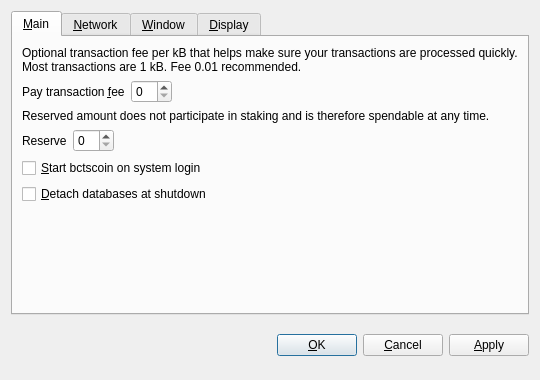
<?xml version="1.0" encoding="UTF-8"?>
<ui version="4.0">
 <class>OptionsDialog</class>
 <widget class="QDialog" name="OptionsDialog">
  <property name="geometry">
   <rect>
    <x>0</x>
    <y>0</y>
    <width>540</width>
    <height>380</height>
   </rect>
  </property>
  <property name="windowTitle">
   <string>Options</string>
  </property>
  <property name="modal">
   <bool>true</bool>
  </property>
  <layout class="QVBoxLayout" name="verticalLayout">
   <item>
    <widget class="QTabWidget" name="tabWidget">
     <property name="tabPosition">
      <enum>QTabWidget::North</enum>
     </property>
     <property name="currentIndex">
      <number>0</number>
     </property>
     <widget class="QWidget" name="tabMain">
      <attribute name="title">
       <string>&amp;Main</string>
      </attribute>
      <layout class="QVBoxLayout" name="verticalLayout_Main">
       <item>
        <widget class="QLabel" name="transactionFeeInfoLabel">
         <property name="text">
          <string>Optional transaction fee per kB that helps make sure your transactions are processed quickly. Most transactions are 1 kB. Fee 0.01 recommended.</string>
         </property>
         <property name="textFormat">
          <enum>Qt::PlainText</enum>
         </property>
         <property name="wordWrap">
          <bool>true</bool>
         </property>
        </widget>
       </item>
       <item>
        <layout class="QHBoxLayout" name="horizontalLayoutFee">
         <item>
          <widget class="QLabel" name="transactionFeeLabel">
           <property name="text">
            <string>Pay transaction &amp;fee</string>
           </property>
           <property name="textFormat">
            <enum>Qt::PlainText</enum>
           </property>
           <property name="buddy">
            <cstring>transactionFee</cstring>
           </property>
          </widget>
         </item>
         <item>
          <widget class="BitcoinAmountField" name="transactionFee"/>
         </item>
         <item>
          <spacer name="horizontalSpacerFee">
           <property name="orientation">
            <enum>Qt::Horizontal</enum>
           </property>
           <property name="sizeHint" stdset="0">
            <size>
             <width>40</width>
             <height>20</height>
            </size>
           </property>
          </spacer>
         </item>
        </layout>
       </item>
       <item>
        <widget class="QLabel" name="reserveBalanceInfoLabel">
         <property name="text">
          <string>Reserved amount does not participate in staking and is therefore spendable at any time.</string>
         </property>
         <property name="textFormat">
          <enum>Qt::PlainText</enum>
         </property>
         <property name="wordWrap">
          <bool>true</bool>
         </property>
        </widget>
       </item>
       <item>
        <layout class="QHBoxLayout" name="horizontalLayoutReserveBalance">
         <item>
          <widget class="QLabel" name="reserveBalanceLabel">
           <property name="text">
            <string>Reserve</string>
           </property>
           <property name="textFormat">
            <enum>Qt::PlainText</enum>
           </property>
           <property name="buddy">
            <cstring>reserveBalance</cstring>
           </property>
          </widget>
         </item>
         <item>
          <widget class="BitcoinAmountField" name="reserveBalance"/>
         </item>
         <item>
          <spacer name="horizontalSpacerReserveBalance">
           <property name="orientation">
            <enum>Qt::Horizontal</enum>
           </property>
           <property name="sizeHint" stdset="0">
            <size>
             <width>40</width>
             <height>20</height>
            </size>
           </property>
          </spacer>
         </item>
        </layout>
       </item>
       <item>
        <widget class="QCheckBox" name="bitcoinAtStartup">
         <property name="toolTip">
          <string>Automatically start bctscoin after logging in to the system.</string>
         </property>
         <property name="text">
          <string>&amp;Start bctscoin on system login</string>
         </property>
        </widget>
       </item>
       <item>
        <widget class="QCheckBox" name="detachDatabases">
         <property name="toolTip">
          <string>Detach block and address databases at shutdown. This means they can be moved to another data directory, but it slows down shutdown. The wallet is always detached.</string>
         </property>
         <property name="text">
          <string>&amp;Detach databases at shutdown</string>
         </property>
        </widget>
       </item>
       <item>
        <spacer name="verticalSpacer_Main">
         <property name="orientation">
          <enum>Qt::Vertical</enum>
         </property>
         <property name="sizeHint" stdset="0">
          <size>
           <width>20</width>
           <height>40</height>
          </size>
         </property>
        </spacer>
       </item>
      </layout>
     </widget>
     <widget class="QWidget" name="tabNetwork">
      <attribute name="title">
       <string>&amp;Network</string>
      </attribute>
      <layout class="QVBoxLayout" name="verticalLayout_Network">
       <item>
        <widget class="QCheckBox" name="mapPortUpnp">
         <property name="toolTip">
          <string>Automatically open the bctscoin client port on the router. This only works when your router supports UPnP and it is enabled.</string>
         </property>
         <property name="text">
          <string>Map port using &amp;UPnP</string>
         </property>
        </widget>
       </item>
       <item>
        <widget class="QCheckBox" name="connectSocks">
         <property name="toolTip">
          <string>Connect to the bctscoin network through a SOCKS proxy (e.g. when connecting through Tor).</string>
         </property>
         <property name="text">
          <string>&amp;Connect through SOCKS proxy:</string>
         </property>
        </widget>
       </item>
       <item>
        <layout class="QHBoxLayout" name="horizontalLayout_Network">
         <item>
          <widget class="QLabel" name="proxyIpLabel">
           <property name="text">
            <string>Proxy &amp;IP:</string>
           </property>
           <property name="textFormat">
            <enum>Qt::PlainText</enum>
           </property>
           <property name="buddy">
            <cstring>proxyIp</cstring>
           </property>
          </widget>
         </item>
         <item>
          <widget class="QValidatedLineEdit" name="proxyIp">
           <property name="maximumSize">
            <size>
             <width>140</width>
             <height>16777215</height>
            </size>
           </property>
           <property name="toolTip">
            <string>IP address of the proxy (e.g. 127.0.0.1)</string>
           </property>
          </widget>
         </item>
         <item>
          <widget class="QLabel" name="proxyPortLabel">
           <property name="text">
            <string>&amp;Port:</string>
           </property>
           <property name="textFormat">
            <enum>Qt::PlainText</enum>
           </property>
           <property name="buddy">
            <cstring>proxyPort</cstring>
           </property>
          </widget>
         </item>
         <item>
          <widget class="QLineEdit" name="proxyPort">
           <property name="maximumSize">
            <size>
             <width>55</width>
             <height>16777215</height>
            </size>
           </property>
           <property name="toolTip">
            <string>Port of the proxy (e.g. 9050)</string>
           </property>
          </widget>
         </item>
         <item>
          <widget class="QLabel" name="socksVersionLabel">
           <property name="text">
            <string>SOCKS &amp;Version:</string>
           </property>
           <property name="textFormat">
            <enum>Qt::PlainText</enum>
           </property>
           <property name="buddy">
            <cstring>socksVersion</cstring>
           </property>
          </widget>
         </item>
         <item>
          <widget class="QValueComboBox" name="socksVersion">
           <property name="toolTip">
            <string>SOCKS version of the proxy (e.g. 5)</string>
           </property>
          </widget>
         </item>
         <item>
          <spacer name="horizontalSpacer_Network">
           <property name="orientation">
            <enum>Qt::Horizontal</enum>
           </property>
           <property name="sizeHint" stdset="0">
            <size>
             <width>40</width>
             <height>20</height>
            </size>
           </property>
          </spacer>
         </item>
        </layout>
       </item>
       <item>
        <spacer name="verticalSpacer_Network">
         <property name="orientation">
          <enum>Qt::Vertical</enum>
         </property>
         <property name="sizeHint" stdset="0">
          <size>
           <width>20</width>
           <height>40</height>
          </size>
         </property>
        </spacer>
       </item>
      </layout>
     </widget>
     <widget class="QWidget" name="tabWindow">
      <attribute name="title">
       <string>&amp;Window</string>
      </attribute>
      <layout class="QVBoxLayout" name="verticalLayout_Window">
       <item>
        <widget class="QCheckBox" name="minimizeToTray">
         <property name="toolTip">
          <string>Show only a tray icon after minimizing the window.</string>
         </property>
         <property name="text">
          <string>&amp;Minimize to the tray instead of the taskbar</string>
         </property>
        </widget>
       </item>
       <item>
        <widget class="QCheckBox" name="minimizeOnClose">
         <property name="toolTip">
          <string>Minimize instead of exit the application when the window is closed. When this option is enabled, the application will be closed only after selecting Quit in the menu.</string>
         </property>
         <property name="text">
          <string>M&amp;inimize on close</string>
         </property>
        </widget>
       </item>
       <item>
        <spacer name="verticalSpacer_Window">
         <property name="orientation">
          <enum>Qt::Vertical</enum>
         </property>
         <property name="sizeHint" stdset="0">
          <size>
           <width>20</width>
           <height>40</height>
          </size>
         </property>
        </spacer>
       </item>
      </layout>
     </widget>
     <widget class="QWidget" name="tabDisplay">
      <attribute name="title">
       <string>&amp;Display</string>
      </attribute>
      <layout class="QVBoxLayout" name="verticalLayout_Display">
       <item>
        <layout class="QHBoxLayout" name="horizontalLayout_1_Display">
         <item>
          <widget class="QLabel" name="langLabel">
           <property name="text">
            <string>User Interface &amp;language:</string>
           </property>
           <property name="textFormat">
            <enum>Qt::PlainText</enum>
           </property>
           <property name="buddy">
            <cstring>lang</cstring>
           </property>
          </widget>
         </item>
         <item>
          <widget class="QValueComboBox" name="lang">
           <property name="toolTip">
            <string>The user interface language can be set here. This setting will take effect after restarting bctscoin.</string>
           </property>
          </widget>
         </item>
        </layout>
       </item>
       <item>
        <layout class="QHBoxLayout" name="horizontalLayout_2_Display">
         <item>
          <widget class="QLabel" name="unitLabel">
           <property name="text">
            <string>&amp;Unit to show amounts in:</string>
           </property>
           <property name="textFormat">
            <enum>Qt::PlainText</enum>
           </property>
           <property name="buddy">
            <cstring>unit</cstring>
           </property>
          </widget>
         </item>
         <item>
          <widget class="QValueComboBox" name="unit">
           <property name="toolTip">
            <string>Choose the default subdivision unit to show in the interface and when sending coins.</string>
           </property>
          </widget>
         </item>
        </layout>
       </item>
       <item>
        <widget class="QCheckBox" name="displayAddresses">
         <property name="toolTip">
          <string>Whether to show bctscoin addresses in the transaction list or not.</string>
         </property>
         <property name="text">
          <string>&amp;Display addresses in transaction list</string>
         </property>
        </widget>
       </item>
       <item>
        <widget class="QCheckBox" name="coinControlFeatures">
         <property name="toolTip">
          <string>Whether to show coin control features or not.</string>
         </property>
         <property name="text">
          <string>Display coin &amp;control features (experts only!)</string>
         </property>
        </widget>
       </item>
       <item>
        <spacer name="verticalSpacer_Display">
         <property name="orientation">
          <enum>Qt::Vertical</enum>
         </property>
         <property name="sizeHint" stdset="0">
          <size>
           <width>20</width>
           <height>40</height>
          </size>
         </property>
        </spacer>
       </item>
      </layout>
     </widget>
    </widget>
   </item>
   <item>
    <layout class="QHBoxLayout" name="horizontalLayout_Buttons">
     <item>
      <spacer name="horizontalSpacer_1">
       <property name="orientation">
        <enum>Qt::Horizontal</enum>
       </property>
       <property name="sizeHint" stdset="0">
        <size>
         <width>40</width>
         <height>48</height>
        </size>
       </property>
      </spacer>
     </item>
     <item>
      <widget class="QLabel" name="statusLabel">
       <property name="font">
        <font>
         <weight>75</weight>
         <bold>true</bold>
        </font>
       </property>
       <property name="text">
        <string/>
       </property>
       <property name="textFormat">
        <enum>Qt::PlainText</enum>
       </property>
       <property name="wordWrap">
        <bool>true</bool>
       </property>
      </widget>
     </item>
     <item>
      <spacer name="horizontalSpacer_2">
       <property name="orientation">
        <enum>Qt::Horizontal</enum>
       </property>
       <property name="sizeHint" stdset="0">
        <size>
         <width>40</width>
         <height>48</height>
        </size>
       </property>
      </spacer>
     </item>
     <item>
      <widget class="QPushButton" name="okButton">
       <property name="text">
        <string>&amp;OK</string>
       </property>
      </widget>
     </item>
     <item>
      <widget class="QPushButton" name="cancelButton">
       <property name="text">
        <string>&amp;Cancel</string>
       </property>
       <property name="autoDefault">
        <bool>false</bool>
       </property>
      </widget>
     </item>
     <item>
      <widget class="QPushButton" name="applyButton">
       <property name="text">
        <string>&amp;Apply</string>
       </property>
       <property name="autoDefault">
        <bool>false</bool>
       </property>
      </widget>
     </item>
    </layout>
   </item>
  </layout>
 </widget>
 <customwidgets>
  <customwidget>
   <class>BitcoinAmountField</class>
   <extends>QSpinBox</extends>
   <header>bitcoinamountfield.h</header>
  </customwidget>
  <customwidget>
   <class>QValueComboBox</class>
   <extends>QComboBox</extends>
   <header>qvaluecombobox.h</header>
  </customwidget>
  <customwidget>
   <class>QValidatedLineEdit</class>
   <extends>QLineEdit</extends>
   <header>qvalidatedlineedit.h</header>
  </customwidget>
 </customwidgets>
 <resources/>
 <connections/>
</ui>
